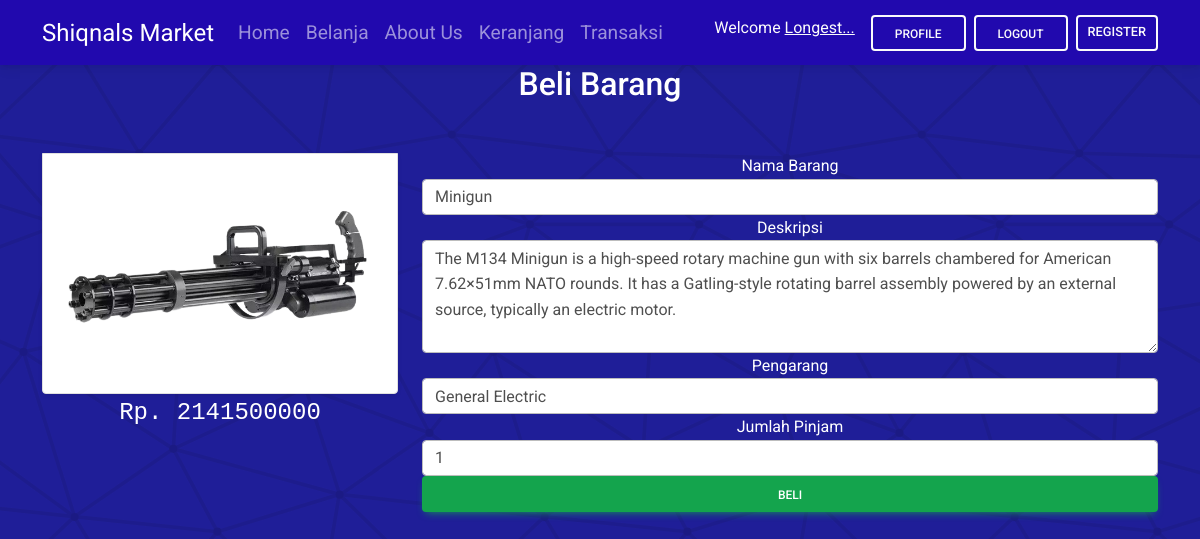
Screenshot of /beli_barang.php?id_barang=3 (signed in) with the database file from the repository.
### tables this page shows
CREATE TABLE `barang` (
  `id_barang` int(11) NOT NULL,
  `nama_barang` varchar(100) NOT NULL,
  `deskripsi` varchar(255) NOT NULL,
  `pengarang` varchar(100) NOT NULL,
  `foto` varchar(100) NOT NULL,
  `harga` int(11) NOT NULL,
  `tag` text NOT NULL
);

### beli_barang.php (the view, shortened to what this page needs)
<?php
include "header.php";
include "koneksi.php";
$qry_detail_barang = mysqli_query($conn, "select * from barang where id_barang = '" . $_GET['id_barang'] . "'");
$dt_barang = mysqli_fetch_array($qry_detail_barang);
?>
<div class="container text-center text-white">
        <h2>Beli Barang</h2>
        <div class="row book-details">
            <div class="col-md-4">
                <img src="assets/img/<?= $dt_barang['foto'] ?>" class="card-img-top img-thumbnail book-img">
                <p class="text-white font-monospace" id="pinjamfont">Rp. <?= $dt_barang['harga']?></p>
            </div>
            <div class="col-md-8">
                <form action="masukkankeranjang.php?id_barang=<?= $dt_barang['id_barang'] ?>" method="post">
                    <div class="form-group">
                        <label for="namaBuku">Nama Barang</label>
                        <input type="text" class="form-control" id="namaBuku" value="<?= $dt_barang['nama_barang'] ?>" readonly>
                    </div>
                    <div class="form-group">
                        <label for="deskripsi">Deskripsi</label>
                        <textarea class="form-control" id="deskripsi" rows="4" readonly><?= $dt_barang['deskripsi'] ?></textarea>
                    </div>
                    <div class="form-group">
                        <label for="pengarang">Pengarang</label>
                        <input type="text" class="form-control" id="pengarang" value="<?= $dt_barang['pengarang'] ?>" readonly>
                    </div>
                    <div class="form-group">
                        <label for="jumlahPinjam">Jumlah Pinjam</label>
                        <input type="number" class="form-control" id="jumlahPinjam" name="jumlah_pinjam" value="1">
                    </div>
                    <button type="submit" class="btn btn-success btn-pinjam">Beli</button>
                </form>
            </div>
        </div>
    </div>
<?php
include "footer.php";
?>

### style.css (style rules this page uses)
body { font-family: 'Roboto', sans-serif; margin: 0px; padding: 0px; background-color: #040044; background-color: #1F1E98; }
.book-details { margin-top: 50px; }
.book-img { max-height: 500px; width: auto; margin: 0 auto; }
.btn-pinjam { width: 100%; }
#pinjamfont { font-size: 1.5em; }

### rows the page displays
barang: foto (picture), harga "2141500000", nama_barang "Minigun", deskripsi "The M134 Minigun is a high-speed rotary machine gun with six barrels chambered for American 7.62×51mm NATO rounds. It has a Gatling-style rotating barrel assembly powered by an external source, typically an electric motor.", pengarang "General Electric"
